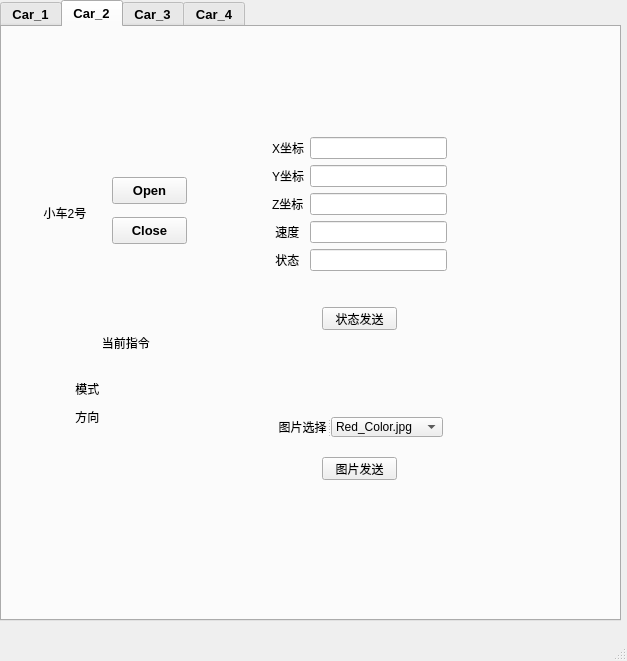
<?xml version="1.0" encoding="UTF-8"?>
<ui version="4.0">
 <class>MainWindow</class>
 <widget class="QMainWindow" name="MainWindow">
  <property name="geometry">
   <rect>
    <x>0</x>
    <y>0</y>
    <width>627</width>
    <height>661</height>
   </rect>
  </property>
  <property name="font">
   <font>
    <family>Microsoft YaHei UI</family>
    <pointsize>10</pointsize>
    <weight>75</weight>
    <bold>true</bold>
   </font>
  </property>
  <property name="windowTitle">
   <string>主页面</string>
  </property>
  <property name="windowOpacity">
   <double>0.900000000000000</double>
  </property>
  <property name="styleSheet">
   <string notr="true">QPushButton:hover{color:white;
                  border:2px solid #F3F3F5;
                  border-radius:35px;
                  background:darkGray;
				  font: 75 10pt &quot;Microsoft YaHei UI&quot;;}
QLabel:hover{font: 75 10pt &quot;Microsoft YaHei UI&quot;;}
QLineEdit{font: 75 10pt &quot;Microsoft YaHei UI&quot;;}


</string>
  </property>
  <widget class="QWidget" name="centralwidget">
   <widget class="QTabWidget" name="tabWidget">
    <property name="geometry">
     <rect>
      <x>0</x>
      <y>0</y>
      <width>621</width>
      <height>621</height>
     </rect>
    </property>
    <property name="palette">
     <palette>
      <active>
       <colorrole role="Base">
        <brush brushstyle="SolidPattern">
         <color alpha="255">
          <red>255</red>
          <green>255</green>
          <blue>255</blue>
         </color>
        </brush>
       </colorrole>
      </active>
      <inactive>
       <colorrole role="Base">
        <brush brushstyle="SolidPattern">
         <color alpha="255">
          <red>255</red>
          <green>255</green>
          <blue>255</blue>
         </color>
        </brush>
       </colorrole>
      </inactive>
      <disabled>
       <colorrole role="Base">
        <brush brushstyle="SolidPattern">
         <color alpha="255">
          <red>240</red>
          <green>240</green>
          <blue>240</blue>
         </color>
        </brush>
       </colorrole>
      </disabled>
     </palette>
    </property>
    <property name="font">
     <font>
      <family>Microsoft YaHei UI</family>
      <pointsize>10</pointsize>
      <weight>75</weight>
      <bold>true</bold>
     </font>
    </property>
    <property name="mouseTracking">
     <bool>false</bool>
    </property>
    <property name="styleSheet">
     <string notr="true">QPushButton:hover{color:white;
                  border:2px solid #F3F3F5;
                  border-radius:35px;
                  background:darkGray;
				  font: 75 10pt &quot;Microsoft YaHei UI&quot;;}
QLabel{font: 75 10pt &quot;Microsoft YaHei UI&quot;;}
QLineEdit{font: 75 10pt &quot;Microsoft YaHei UI&quot;;}</string>
    </property>
    <property name="currentIndex">
     <number>1</number>
    </property>
    <widget class="QWidget" name="car_1">
     <attribute name="title">
      <string>Car_1</string>
     </attribute>
     <widget class="QPushButton" name="Com_Close_Car_1">
      <property name="geometry">
       <rect>
        <x>110</x>
        <y>190</y>
        <width>75</width>
        <height>27</height>
       </rect>
      </property>
      <property name="font">
       <font>
        <family>Microsoft YaHei UI</family>
        <pointsize>10</pointsize>
        <weight>75</weight>
        <bold>true</bold>
       </font>
      </property>
      <property name="styleSheet">
       <string notr="true"/>
      </property>
      <property name="text">
       <string>Close</string>
      </property>
      <property name="default">
       <bool>false</bool>
      </property>
     </widget>
     <widget class="QLabel" name="Car_1">
      <property name="geometry">
       <rect>
        <x>41</x>
        <y>176</y>
        <width>44</width>
        <height>19</height>
       </rect>
      </property>
      <property name="text">
       <string>小车1号</string>
      </property>
      <property name="alignment">
       <set>Qt::AlignCenter</set>
      </property>
     </widget>
     <widget class="QPushButton" name="Com_Open_Car_1">
      <property name="geometry">
       <rect>
        <x>110</x>
        <y>150</y>
        <width>75</width>
        <height>27</height>
       </rect>
      </property>
      <property name="font">
       <font>
        <family>Microsoft YaHei UI</family>
        <pointsize>10</pointsize>
        <weight>75</weight>
        <bold>true</bold>
       </font>
      </property>
      <property name="styleSheet">
       <string notr="true"/>
      </property>
      <property name="text">
       <string>Open</string>
      </property>
     </widget>
     <widget class="QLabel" name="label">
      <property name="geometry">
       <rect>
        <x>90</x>
        <y>300</y>
        <width>71</width>
        <height>31</height>
       </rect>
      </property>
      <property name="text">
       <string>   当前指令</string>
      </property>
     </widget>
     <widget class="QPushButton" name="Status_Send_1">
      <property name="geometry">
       <rect>
        <x>320</x>
        <y>280</y>
        <width>75</width>
        <height>23</height>
       </rect>
      </property>
      <property name="text">
       <string>状态发送</string>
      </property>
     </widget>
     <widget class="QPushButton" name="Pic_Send_1">
      <property name="geometry">
       <rect>
        <x>320</x>
        <y>430</y>
        <width>75</width>
        <height>23</height>
       </rect>
      </property>
      <property name="text">
       <string>图片发送</string>
      </property>
     </widget>
     <widget class="QSplitter" name="splitter_5">
      <property name="geometry">
       <rect>
        <x>270</x>
        <y>390</y>
        <width>171</width>
        <height>20</height>
       </rect>
      </property>
      <property name="orientation">
       <enum>Qt::Horizontal</enum>
      </property>
      <widget class="QLabel" name="label_105">
       <property name="text">
        <string>  图片选择</string>
       </property>
      </widget>
      <widget class="QComboBox" name="Pic_Sel_1">
       <item>
        <property name="text">
         <string>Red_Color.jpg</string>
        </property>
       </item>
       <item>
        <property name="text">
         <string>green.png</string>
        </property>
       </item>
       <item>
        <property name="text">
         <string>image.png</string>
        </property>
       </item>
       <item>
        <property name="text">
         <string>images.jpg</string>
        </property>
       </item>
       <item>
        <property name="text">
         <string>images/AlilogoforWiki.png</string>
        </property>
       </item>
       <item>
        <property name="text">
         <string>images/rob.png</string>
        </property>
       </item>
       <item>
        <property name="text">
         <string>images/屏幕遮罩.png</string>
        </property>
       </item>
       <item>
        <property name="text">
         <string>images/胜利.png</string>
        </property>
       </item>
      </widget>
     </widget>
     <widget class="QWidget" name="layoutWidget">
      <property name="geometry">
       <rect>
        <x>60</x>
        <y>350</y>
        <width>131</width>
        <height>51</height>
       </rect>
      </property>
      <layout class="QGridLayout" name="gridLayout">
       <item row="0" column="0">
        <widget class="QLabel" name="label_2">
         <property name="text">
          <string>    模式</string>
         </property>
        </widget>
       </item>
       <item row="0" column="1">
        <widget class="QLabel" name="Car_Mod_1">
         <property name="text">
          <string/>
         </property>
        </widget>
       </item>
       <item row="1" column="0">
        <widget class="QLabel" name="label_4">
         <property name="text">
          <string>    方向</string>
         </property>
        </widget>
       </item>
       <item row="1" column="1">
        <widget class="QLabel" name="Car_Dir_1">
         <property name="text">
          <string/>
         </property>
        </widget>
       </item>
      </layout>
     </widget>
     <widget class="QWidget" name="layoutWidget">
      <property name="geometry">
       <rect>
        <x>270</x>
        <y>110</y>
        <width>175</width>
        <height>151</height>
       </rect>
      </property>
      <layout class="QFormLayout" name="formLayout">
       <item row="0" column="0">
        <widget class="QLabel" name="label_6">
         <property name="text">
          <string>X坐标</string>
         </property>
        </widget>
       </item>
       <item row="0" column="1">
        <widget class="QLineEdit" name="Car_X_1"/>
       </item>
       <item row="1" column="0">
        <widget class="QLabel" name="label_7">
         <property name="text">
          <string>Y坐标</string>
         </property>
        </widget>
       </item>
       <item row="1" column="1">
        <widget class="QLineEdit" name="Car_Y_1"/>
       </item>
       <item row="2" column="0">
        <widget class="QLabel" name="label_8">
         <property name="text">
          <string>Z坐标</string>
         </property>
        </widget>
       </item>
       <item row="2" column="1">
        <widget class="QLineEdit" name="Car_Z_1"/>
       </item>
       <item row="3" column="0">
        <widget class="QLabel" name="label_9">
         <property name="text">
          <string> 速度</string>
         </property>
        </widget>
       </item>
       <item row="3" column="1">
        <widget class="QLineEdit" name="Car_V_1"/>
       </item>
       <item row="4" column="0">
        <widget class="QLabel" name="label_10">
         <property name="text">
          <string> 状态</string>
         </property>
        </widget>
       </item>
       <item row="4" column="1">
        <widget class="QLineEdit" name="Car_S_1"/>
       </item>
      </layout>
     </widget>
    </widget>
    <widget class="QWidget" name="Car_2">
     <attribute name="title">
      <string>Car_2</string>
     </attribute>
     <widget class="QWidget" name="layoutWidget">
      <property name="geometry">
       <rect>
        <x>60</x>
        <y>350</y>
        <width>131</width>
        <height>51</height>
       </rect>
      </property>
      <layout class="QGridLayout" name="gridLayout_6">
       <item row="0" column="0">
        <widget class="QLabel" name="label_46">
         <property name="text">
          <string>    模式</string>
         </property>
        </widget>
       </item>
       <item row="0" column="1">
        <widget class="QLabel" name="Car_Mod_2">
         <property name="text">
          <string/>
         </property>
        </widget>
       </item>
       <item row="1" column="0">
        <widget class="QLabel" name="label_54">
         <property name="text">
          <string>    方向</string>
         </property>
        </widget>
       </item>
       <item row="1" column="1">
        <widget class="QLabel" name="Car_Dir_2">
         <property name="text">
          <string/>
         </property>
        </widget>
       </item>
      </layout>
     </widget>
     <widget class="QLabel" name="Car_4">
      <property name="geometry">
       <rect>
        <x>41</x>
        <y>176</y>
        <width>44</width>
        <height>19</height>
       </rect>
      </property>
      <property name="text">
       <string>小车2号</string>
      </property>
      <property name="alignment">
       <set>Qt::AlignCenter</set>
      </property>
     </widget>
     <widget class="QLabel" name="label_56">
      <property name="geometry">
       <rect>
        <x>90</x>
        <y>300</y>
        <width>71</width>
        <height>31</height>
       </rect>
      </property>
      <property name="text">
       <string>   当前指令</string>
      </property>
     </widget>
     <widget class="QPushButton" name="Status_Send_2">
      <property name="geometry">
       <rect>
        <x>320</x>
        <y>280</y>
        <width>75</width>
        <height>23</height>
       </rect>
      </property>
      <property name="text">
       <string>状态发送</string>
      </property>
     </widget>
     <widget class="QPushButton" name="Com_Close_Car_2">
      <property name="geometry">
       <rect>
        <x>110</x>
        <y>190</y>
        <width>75</width>
        <height>27</height>
       </rect>
      </property>
      <property name="font">
       <font>
        <family>Microsoft YaHei UI</family>
        <pointsize>10</pointsize>
        <weight>75</weight>
        <bold>true</bold>
       </font>
      </property>
      <property name="styleSheet">
       <string notr="true"/>
      </property>
      <property name="text">
       <string>Close</string>
      </property>
      <property name="default">
       <bool>false</bool>
      </property>
     </widget>
     <widget class="QPushButton" name="Pic_Send_2">
      <property name="geometry">
       <rect>
        <x>320</x>
        <y>430</y>
        <width>75</width>
        <height>23</height>
       </rect>
      </property>
      <property name="text">
       <string>图片发送</string>
      </property>
     </widget>
     <widget class="QWidget" name="layoutWidget_2">
      <property name="geometry">
       <rect>
        <x>270</x>
        <y>110</y>
        <width>175</width>
        <height>151</height>
       </rect>
      </property>
      <layout class="QFormLayout" name="formLayout_6">
       <item row="0" column="0">
        <widget class="QLabel" name="label_57">
         <property name="text">
          <string>X坐标</string>
         </property>
        </widget>
       </item>
       <item row="0" column="1">
        <widget class="QLineEdit" name="Car_X_2"/>
       </item>
       <item row="1" column="0">
        <widget class="QLabel" name="label_58">
         <property name="text">
          <string>Y坐标</string>
         </property>
        </widget>
       </item>
       <item row="1" column="1">
        <widget class="QLineEdit" name="Car_Y_2"/>
       </item>
       <item row="2" column="0">
        <widget class="QLabel" name="label_59">
         <property name="text">
          <string>Z坐标</string>
         </property>
        </widget>
       </item>
       <item row="2" column="1">
        <widget class="QLineEdit" name="Car_Z_2"/>
       </item>
       <item row="3" column="0">
        <widget class="QLabel" name="label_60">
         <property name="text">
          <string> 速度</string>
         </property>
        </widget>
       </item>
       <item row="3" column="1">
        <widget class="QLineEdit" name="Car_V_2"/>
       </item>
       <item row="4" column="0">
        <widget class="QLabel" name="label_61">
         <property name="text">
          <string> 状态</string>
         </property>
        </widget>
       </item>
       <item row="4" column="1">
        <widget class="QLineEdit" name="Car_S_2"/>
       </item>
      </layout>
     </widget>
     <widget class="QSplitter" name="splitter_2">
      <property name="geometry">
       <rect>
        <x>270</x>
        <y>390</y>
        <width>171</width>
        <height>20</height>
       </rect>
      </property>
      <property name="orientation">
       <enum>Qt::Horizontal</enum>
      </property>
      <widget class="QLabel" name="label_62">
       <property name="text">
        <string>  图片选择</string>
       </property>
      </widget>
      <widget class="QComboBox" name="Pic_Sel_2">
       <item>
        <property name="text">
         <string>Red_Color.jpg</string>
        </property>
       </item>
       <item>
        <property name="text">
         <string>green.png</string>
        </property>
       </item>
       <item>
        <property name="text">
         <string>image.png</string>
        </property>
       </item>
       <item>
        <property name="text">
         <string>images.jpg</string>
        </property>
       </item>
       <item>
        <property name="text">
         <string>images/AlilogoforWiki.png</string>
        </property>
       </item>
       <item>
        <property name="text">
         <string>images/rob.png</string>
        </property>
       </item>
       <item>
        <property name="text">
         <string>images/屏幕遮罩.png</string>
        </property>
       </item>
       <item>
        <property name="text">
         <string>images/胜利.png</string>
        </property>
       </item>
      </widget>
     </widget>
     <widget class="QPushButton" name="Com_Open_Car_2">
      <property name="geometry">
       <rect>
        <x>110</x>
        <y>150</y>
        <width>75</width>
        <height>27</height>
       </rect>
      </property>
      <property name="font">
       <font>
        <family>Microsoft YaHei UI</family>
        <pointsize>10</pointsize>
        <weight>75</weight>
        <bold>true</bold>
       </font>
      </property>
      <property name="styleSheet">
       <string notr="true"/>
      </property>
      <property name="text">
       <string>Open</string>
      </property>
     </widget>
    </widget>
    <widget class="QWidget" name="Car_3">
     <attribute name="title">
      <string>Car_3</string>
     </attribute>
     <widget class="QWidget" name="layoutWidget_3">
      <property name="geometry">
       <rect>
        <x>60</x>
        <y>350</y>
        <width>131</width>
        <height>51</height>
       </rect>
      </property>
      <layout class="QGridLayout" name="gridLayout_9">
       <item row="0" column="0">
        <widget class="QLabel" name="label_77">
         <property name="text">
          <string>    模式</string>
         </property>
        </widget>
       </item>
       <item row="0" column="1">
        <widget class="QLabel" name="Car_Mod_3">
         <property name="text">
          <string/>
         </property>
        </widget>
       </item>
       <item row="1" column="0">
        <widget class="QLabel" name="label_85">
         <property name="text">
          <string>    方向</string>
         </property>
        </widget>
       </item>
       <item row="1" column="1">
        <widget class="QLabel" name="Car_Dir_3">
         <property name="text">
          <string/>
         </property>
        </widget>
       </item>
      </layout>
     </widget>
     <widget class="QLabel" name="Car_5">
      <property name="geometry">
       <rect>
        <x>41</x>
        <y>176</y>
        <width>44</width>
        <height>19</height>
       </rect>
      </property>
      <property name="text">
       <string>小车3号</string>
      </property>
      <property name="alignment">
       <set>Qt::AlignCenter</set>
      </property>
     </widget>
     <widget class="QLabel" name="label_87">
      <property name="geometry">
       <rect>
        <x>90</x>
        <y>300</y>
        <width>71</width>
        <height>31</height>
       </rect>
      </property>
      <property name="text">
       <string>   当前指令</string>
      </property>
     </widget>
     <widget class="QPushButton" name="Status_Send_3">
      <property name="geometry">
       <rect>
        <x>320</x>
        <y>280</y>
        <width>75</width>
        <height>23</height>
       </rect>
      </property>
      <property name="text">
       <string>状态发送</string>
      </property>
     </widget>
     <widget class="QPushButton" name="Com_Close_Car_3">
      <property name="geometry">
       <rect>
        <x>110</x>
        <y>190</y>
        <width>75</width>
        <height>27</height>
       </rect>
      </property>
      <property name="font">
       <font>
        <family>Microsoft YaHei UI</family>
        <pointsize>10</pointsize>
        <weight>75</weight>
        <bold>true</bold>
       </font>
      </property>
      <property name="styleSheet">
       <string notr="true"/>
      </property>
      <property name="text">
       <string>Close</string>
      </property>
      <property name="default">
       <bool>false</bool>
      </property>
     </widget>
     <widget class="QPushButton" name="Pic_Send_3">
      <property name="geometry">
       <rect>
        <x>320</x>
        <y>430</y>
        <width>75</width>
        <height>23</height>
       </rect>
      </property>
      <property name="text">
       <string>图片发送</string>
      </property>
     </widget>
     <widget class="QWidget" name="layoutWidget_4">
      <property name="geometry">
       <rect>
        <x>270</x>
        <y>110</y>
        <width>175</width>
        <height>151</height>
       </rect>
      </property>
      <layout class="QFormLayout" name="formLayout_9">
       <item row="0" column="0">
        <widget class="QLabel" name="label_88">
         <property name="text">
          <string>X坐标</string>
         </property>
        </widget>
       </item>
       <item row="0" column="1">
        <widget class="QLineEdit" name="Car_X_3"/>
       </item>
       <item row="1" column="0">
        <widget class="QLabel" name="label_89">
         <property name="text">
          <string>Y坐标</string>
         </property>
        </widget>
       </item>
       <item row="1" column="1">
        <widget class="QLineEdit" name="Car_Y_3"/>
       </item>
       <item row="2" column="0">
        <widget class="QLabel" name="label_90">
         <property name="text">
          <string>Z坐标</string>
         </property>
        </widget>
       </item>
       <item row="2" column="1">
        <widget class="QLineEdit" name="Car_Z_3"/>
       </item>
       <item row="3" column="0">
        <widget class="QLabel" name="label_91">
         <property name="text">
          <string> 速度</string>
         </property>
        </widget>
       </item>
       <item row="3" column="1">
        <widget class="QLineEdit" name="Car_V_3"/>
       </item>
       <item row="4" column="0">
        <widget class="QLabel" name="label_92">
         <property name="text">
          <string> 状态</string>
         </property>
        </widget>
       </item>
       <item row="4" column="1">
        <widget class="QLineEdit" name="Car_S_3"/>
       </item>
      </layout>
     </widget>
     <widget class="QSplitter" name="splitter_3">
      <property name="geometry">
       <rect>
        <x>270</x>
        <y>390</y>
        <width>171</width>
        <height>20</height>
       </rect>
      </property>
      <property name="orientation">
       <enum>Qt::Horizontal</enum>
      </property>
      <widget class="QLabel" name="label_93">
       <property name="text">
        <string>  图片选择</string>
       </property>
      </widget>
      <widget class="QComboBox" name="Pic_Sel_3">
       <item>
        <property name="text">
         <string>Red_Color.jpg</string>
        </property>
       </item>
       <item>
        <property name="text">
         <string>green.png</string>
        </property>
       </item>
       <item>
        <property name="text">
         <string>image.png</string>
        </property>
       </item>
       <item>
        <property name="text">
         <string>images.jpg</string>
        </property>
       </item>
       <item>
        <property name="text">
         <string>images/AlilogoforWiki.png</string>
        </property>
       </item>
       <item>
        <property name="text">
         <string>images/rob.png</string>
        </property>
       </item>
       <item>
        <property name="text">
         <string>images/屏幕遮罩.png</string>
        </property>
       </item>
       <item>
        <property name="text">
         <string>images/胜利.png</string>
        </property>
       </item>
      </widget>
     </widget>
     <widget class="QPushButton" name="Com_Open_Car_3">
      <property name="geometry">
       <rect>
        <x>110</x>
        <y>150</y>
        <width>75</width>
        <height>27</height>
       </rect>
      </property>
      <property name="font">
       <font>
        <family>Microsoft YaHei UI</family>
        <pointsize>10</pointsize>
        <weight>75</weight>
        <bold>true</bold>
       </font>
      </property>
      <property name="styleSheet">
       <string notr="true"/>
      </property>
      <property name="text">
       <string>Open</string>
      </property>
     </widget>
    </widget>
    <widget class="QWidget" name="car_4">
     <attribute name="title">
      <string>Car_4</string>
     </attribute>
     <widget class="QWidget" name="layoutWidget_5">
      <property name="geometry">
       <rect>
        <x>60</x>
        <y>350</y>
        <width>131</width>
        <height>51</height>
       </rect>
      </property>
      <layout class="QGridLayout" name="gridLayout_10">
       <item row="0" column="0">
        <widget class="QLabel" name="label_94">
         <property name="text">
          <string>    模式</string>
         </property>
        </widget>
       </item>
       <item row="0" column="1">
        <widget class="QLabel" name="Car_Mod_4">
         <property name="text">
          <string/>
         </property>
        </widget>
       </item>
       <item row="1" column="0">
        <widget class="QLabel" name="label_96">
         <property name="text">
          <string>    方向</string>
         </property>
        </widget>
       </item>
       <item row="1" column="1">
        <widget class="QLabel" name="Car_Dir_4">
         <property name="text">
          <string/>
         </property>
        </widget>
       </item>
      </layout>
     </widget>
     <widget class="QLabel" name="Car_6">
      <property name="geometry">
       <rect>
        <x>41</x>
        <y>176</y>
        <width>44</width>
        <height>19</height>
       </rect>
      </property>
      <property name="text">
       <string>小车4号</string>
      </property>
      <property name="alignment">
       <set>Qt::AlignCenter</set>
      </property>
     </widget>
     <widget class="QLabel" name="label_98">
      <property name="geometry">
       <rect>
        <x>90</x>
        <y>300</y>
        <width>71</width>
        <height>31</height>
       </rect>
      </property>
      <property name="text">
       <string>   当前指令</string>
      </property>
     </widget>
     <widget class="QPushButton" name="Status_Send_4">
      <property name="geometry">
       <rect>
        <x>320</x>
        <y>280</y>
        <width>75</width>
        <height>23</height>
       </rect>
      </property>
      <property name="text">
       <string>状态发送</string>
      </property>
     </widget>
     <widget class="QPushButton" name="Com_Close_Car_4">
      <property name="geometry">
       <rect>
        <x>110</x>
        <y>190</y>
        <width>75</width>
        <height>27</height>
       </rect>
      </property>
      <property name="font">
       <font>
        <family>Microsoft YaHei UI</family>
        <pointsize>10</pointsize>
        <weight>75</weight>
        <bold>true</bold>
       </font>
      </property>
      <property name="styleSheet">
       <string notr="true"/>
      </property>
      <property name="text">
       <string>Close</string>
      </property>
      <property name="default">
       <bool>false</bool>
      </property>
     </widget>
     <widget class="QPushButton" name="Pic_Send_4">
      <property name="geometry">
       <rect>
        <x>320</x>
        <y>430</y>
        <width>75</width>
        <height>23</height>
       </rect>
      </property>
      <property name="text">
       <string>图片发送</string>
      </property>
     </widget>
     <widget class="QWidget" name="layoutWidget_6">
      <property name="geometry">
       <rect>
        <x>270</x>
        <y>110</y>
        <width>175</width>
        <height>151</height>
       </rect>
      </property>
      <layout class="QFormLayout" name="formLayout_10">
       <item row="0" column="0">
        <widget class="QLabel" name="label_99">
         <property name="text">
          <string>X坐标</string>
         </property>
        </widget>
       </item>
       <item row="0" column="1">
        <widget class="QLineEdit" name="Car_X_4"/>
       </item>
       <item row="1" column="0">
        <widget class="QLabel" name="label_100">
         <property name="text">
          <string>Y坐标</string>
         </property>
        </widget>
       </item>
       <item row="1" column="1">
        <widget class="QLineEdit" name="Car_Y_4"/>
       </item>
       <item row="2" column="0">
        <widget class="QLabel" name="label_101">
         <property name="text">
          <string>Z坐标</string>
         </property>
        </widget>
       </item>
       <item row="2" column="1">
        <widget class="QLineEdit" name="Car_Z_4"/>
       </item>
       <item row="3" column="0">
        <widget class="QLabel" name="label_102">
         <property name="text">
          <string> 速度</string>
         </property>
        </widget>
       </item>
       <item row="3" column="1">
        <widget class="QLineEdit" name="Car_V_4"/>
       </item>
       <item row="4" column="0">
        <widget class="QLabel" name="label_103">
         <property name="text">
          <string> 状态</string>
         </property>
        </widget>
       </item>
       <item row="4" column="1">
        <widget class="QLineEdit" name="Car_S_4"/>
       </item>
      </layout>
     </widget>
     <widget class="QSplitter" name="splitter_4">
      <property name="geometry">
       <rect>
        <x>270</x>
        <y>390</y>
        <width>171</width>
        <height>20</height>
       </rect>
      </property>
      <property name="orientation">
       <enum>Qt::Horizontal</enum>
      </property>
      <widget class="QLabel" name="label_104">
       <property name="text">
        <string>  图片选择</string>
       </property>
      </widget>
      <widget class="QComboBox" name="Pic_Sel_4">
       <item>
        <property name="text">
         <string>Red_Color.jpg</string>
        </property>
       </item>
       <item>
        <property name="text">
         <string>green.png</string>
        </property>
       </item>
       <item>
        <property name="text">
         <string>image.png</string>
        </property>
       </item>
       <item>
        <property name="text">
         <string>images.jpg</string>
        </property>
       </item>
       <item>
        <property name="text">
         <string>images/AlilogoforWiki.png</string>
        </property>
       </item>
       <item>
        <property name="text">
         <string>images/rob.png</string>
        </property>
       </item>
       <item>
        <property name="text">
         <string>images/屏幕遮罩.png</string>
        </property>
       </item>
       <item>
        <property name="text">
         <string>images/胜利.png</string>
        </property>
       </item>
      </widget>
     </widget>
     <widget class="QPushButton" name="Com_Open_Car_4">
      <property name="geometry">
       <rect>
        <x>110</x>
        <y>150</y>
        <width>75</width>
        <height>27</height>
       </rect>
      </property>
      <property name="font">
       <font>
        <family>Microsoft YaHei UI</family>
        <pointsize>10</pointsize>
        <weight>75</weight>
        <bold>true</bold>
       </font>
      </property>
      <property name="styleSheet">
       <string notr="true"/>
      </property>
      <property name="text">
       <string>Open</string>
      </property>
     </widget>
    </widget>
   </widget>
  </widget>
  <widget class="QStatusBar" name="statusbar"/>
 </widget>
 <resources/>
 <connections/>
</ui>
